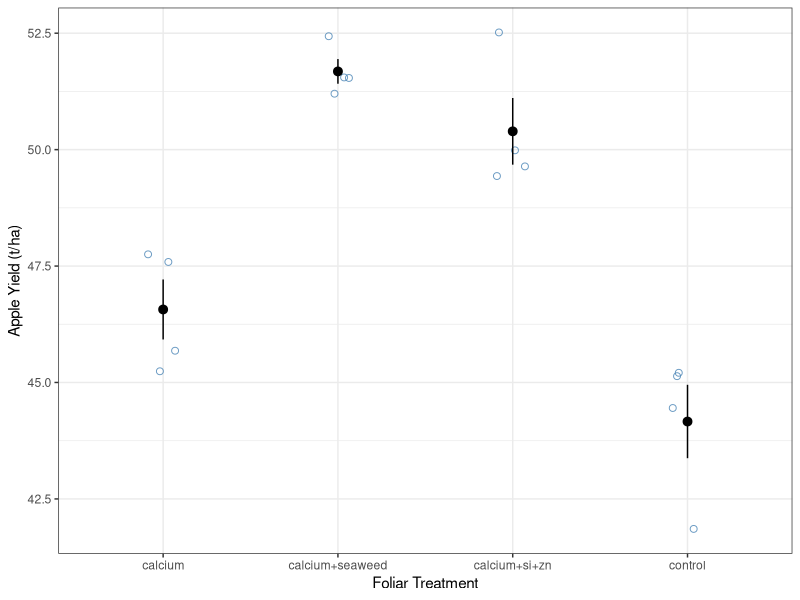

Generate this figure with R:
## ---- chunk 1
library(ggplot2)
library(emmeans)
library(multcomp)
library(nlme)
## ---- chunk 2
apple <- read.csv('./data/apple.csv')
head(apple)
## ---- chunk 3
ggplot(apple, aes(x = foliar_trt, y = yield)) +
  geom_jitter(width = 0.1, 
              size = 2, 
              alpha = 0.8, 
              color = "steelblue", 
              shape = 1) +
  labs(x = "Foliar Treatment",
       y = "Apple Yield (t/ha)") +
  stat_summary(fun.data = 'mean_se')+
  theme_bw()
## ---- chunk 4
model <- lme(yield ~ foliar_trt,
             random = ~ 1 | block,
             data = apple)
anova(model)
## ---- chunk 5
emm <- emmeans(model, ~ foliar_trt)
pairs(emm, adjust = 'none')
## ---- chunk 6
pairs(emm, adjust = 'tukey')
## ---- chunk 7
contrast(emm, 
         method = list(
           calcium_vs_alone = c(-1, -1/2, -1/2, 0)
         ))
## ---- chunk 8
cld(emm, adjust = 'tukey', Letters = letters)
## ---- chunk 9
